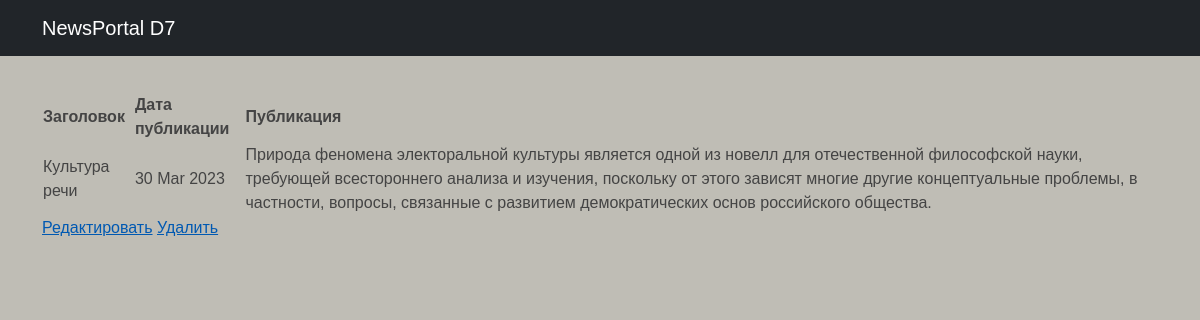
Screenshot of /news/1 with the database file from the repository.
### news/models.py (models this page shows, shortened)
class Post(models.Model):
    author = models.ForeignKey(Author, on_delete=models.CASCADE)
    view = models.CharField(max_length=2, choices=OPTIONS_POST)
    time_in = models.DateTimeField(auto_now_add=True)
    categories = models.ManyToManyField(Category, through='PostCategory')
    title = models.CharField(max_length=150)
    text = models.TextField()
    rating_post = models.IntegerField(default=0)

### news/views.py (the view)
# urls.py: path('<int:pk>', PostDetail.as_view(), name='post_detail'),
class PostDetail(DetailView):
    model = Post
    template_name = 'post.html'
    context_object_name = 'post'
    def get_context_data(self, **kwargs):
        context = super().get_context_data(**kwargs)
        return context

### news/templatetags/custom_filters.py (called while the page is built)
@register.filter()
def censor(word):
    if isinstance(word, str):
        for i in word.split():
            if i.capitalize() in cens_words:
                word = word.replace(i, i[0] + '*' * len(i))
    else:
        raise ValueError('custom_filters -> censor -> A string is expected, but a different data type has been entered')
    return word

### templates/post.html (shortened to what this page needs)
{% extends 'flatpages/default.html' %}
{% load custom_filters %}
{% block content %}
{% if post %}
        <table>
           <tr>
                <td><b>Заголовок</b></td>
                <td><b>Дата публикации</b></td>
                <td><b>Публикация</b></td>
            </tr>
            <tr>
                <td>{{ post.title|censor }}</td>
                <td>{{ post.time_in|date:'d M Y' }}</td>
                <td>{{ post.text|censor }}</td>
            </tr>
        </table>
                    <td>
            <a href="{% url 'news_edit' post.id %}"><u>Редактировать</u></a>
            <a href="{% url 'news_delete' post.id %}"><u> Удалить </u></a>
        </td>
    {% else %}
        <h2>Новостей нет!</h2>
    {% endif %}
{% endblock content %}

### rows the page displays
Post: title|censor "Культура речи", time_in "30 Mar 2023", text|censor "Природа феномена электоральной культуры является одной из новелл для отечественной философской науки, требующей всестороннего анализа и изучения, поскольку от этого зависят многие другие концептуальные проблемы, в частности, вопросы, связанные с развитием демократических основ российского общества."
